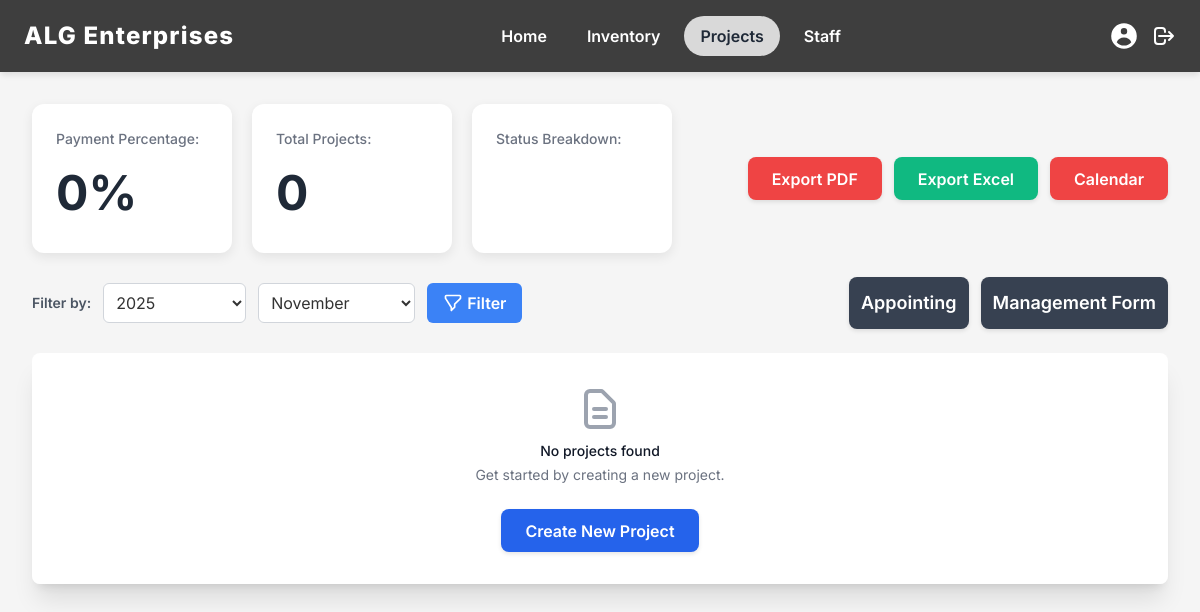
The app's page /Website/Admin/projects.php, older data.
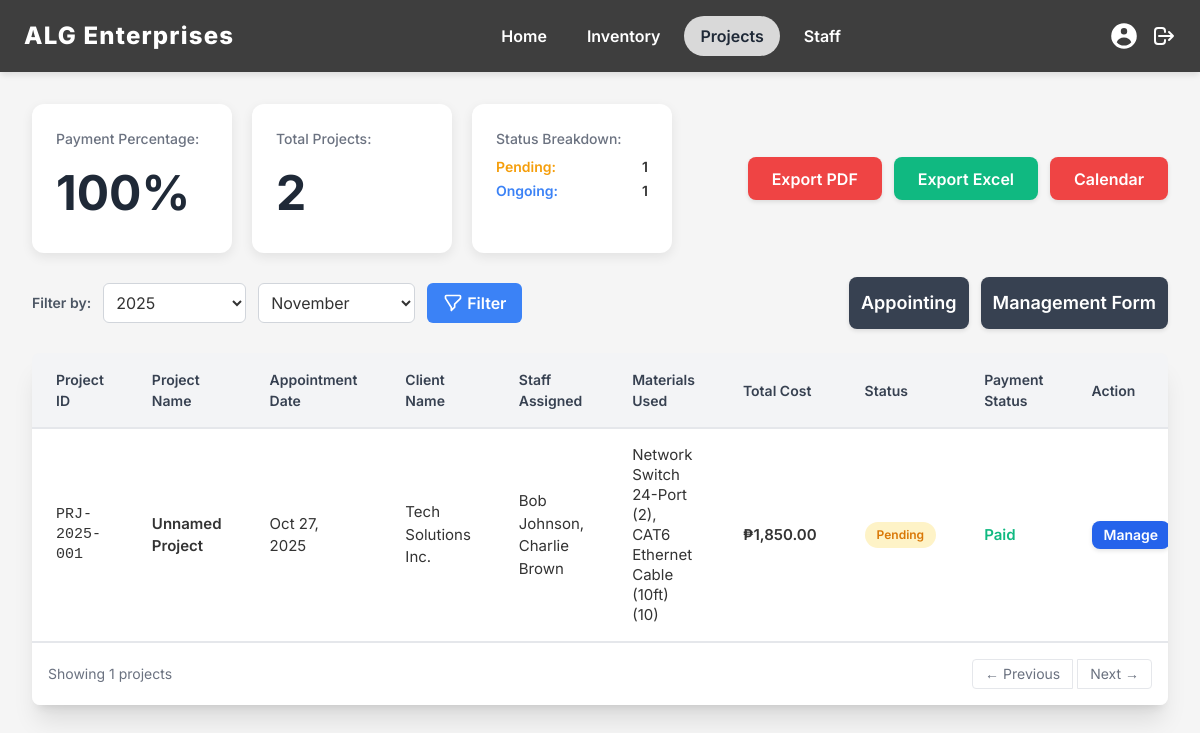
The same page, newer data.
### tables this page shows
CREATE TABLE `projects` (
  `Project_id` int(11) NOT NULL,
  `Orders_id` int(11) NOT NULL,
  `Project_Name` varchar(45) DEFAULT NULL,
  `StartDate` date DEFAULT NULL,
  `EndDate` date DEFAULT NULL,
  `Status` enum('Pending','Ongoing','Completed') DEFAULT 'Pending',
  `Notes` text DEFAULT NULL,
  `Total_Cost` decimal(10,2) NOT NULL
);

CREATE TABLE `customers` (
  `Customer_id` int(11) NOT NULL,
  `Name` varchar(50) NOT NULL,
  `Email` varchar(50) DEFAULT NULL,
  `PhoneNumber` varchar(20) DEFAULT NULL,
  `Address` varchar(50) DEFAULT NULL
);

### Website/Admin/projects.php (the view, shortened to what the rows shown need)
<?php
include "../../db.php";
$current_year = date('Y');
$current_month = date('n');
$selected_year = $_GET['filter_year'] ?? $current_year;
$selected_month = $_GET['filter_month'] ?? $current_month;
$where_clauses = ["1=1"];
if ($selected_year && is_numeric($selected_year)) {
    $where_clauses[] = "(YEAR(COALESCE(SS.ScheduleDate, O.order_date, P.StartDate)) = " . $conn->real_escape_string($selected_year) . "
                        OR YEAR(O.order_date) = " . $conn->real_escape_string($selected_year) . "
                        OR YEAR(P.StartDate) = " . $conn->real_escape_string($selected_year) . ")";
}
if ($selected_month && is_numeric($selected_month)) {
    $where_clauses[] = "(MONTH(COALESCE(SS.ScheduleDate, O.order_date, P.StartDate)) = " . $conn->real_escape_string($selected_month) . "
                        OR MONTH(O.order_date) = " . $conn->real_escape_string($selected_month) . "
                        OR MONTH(P.StartDate) = " . $conn->real_escape_string($selected_month) . ")";
}
$where_sql = "WHERE " . implode(' AND ', $where_clauses);
$sql = "
SELECT
    P.Project_id,
    P.Project_Name,
    COALESCE(SS.ScheduleDate, O.order_date, P.StartDate) AS AppointmentDate,
    C.Name AS ClientName,
    P.Status,
    P.Total_Cost,
    O.Payment_id,
    O.Orders_id,
    GROUP_CONCAT(DISTINCT S.Name SEPARATOR ', ') AS StaffAssigned
FROM
    Projects P
LEFT JOIN
    Orders O ON P.Orders_id = O.Orders_id
LEFT JOIN
    Customers C ON O.customer_id = C.customer_id
LEFT JOIN
    appointment_sched SS ON P.Project_id = SS.project_id
LEFT JOIN
    ProjectStaff PS ON P.Project_id = PS.Project_id
LEFT JOIN
    Staff S ON PS.Staff_id = S.Staff_id
$where_sql
GROUP BY
    P.Project_id, P.Project_Name, AppointmentDate, C.Name, P.Status, P.Total_Cost, O.Payment_id, O.Orders_id
ORDER BY
    COALESCE(SS.ScheduleDate, O.order_date, P.StartDate) DESC
LIMIT 50;
";
$result = $conn->query($sql);
function getMaterialsUsed($conn, $project_id) {
    $sql = "
        SELECT
            PR.Name,
            OI.quantity
        FROM
            Projects P
        JOIN
            Orders O ON P.Orders_id = O.Orders_id
        JOIN
            orderitems OI ON O.Orders_id = OI.Orders_id
        JOIN
            Product PR ON OI.product_id = PR.Product_id
        WHERE
            P.Project_id = ?
            AND OI.product_id IS NOT NULL
    ";
    $stmt = $conn->prepare($sql);
    $stmt->bind_param("i", $project_id);
    $stmt->execute();
    $res = $stmt->get_result();
    $list = [];
    while ($row = $res->fetch_assoc()) {
        $list[] = htmlspecialchars($row['Name']) . ' (' . $row['quantity'] . ')';
    }
    return empty($list) ? 'No materials' : implode(', ', $list);
}
function formatProjectId($project_id, $schedule_date) {
    $project_year = date('Y', strtotime($schedule_date ?? date('Y-m-d')));
    return "PRJ-" . $project_year . "-" . str_pad($project_id, 3, '0', STR_PAD_LEFT);
}
?>
<!DOCTYPE html>
<html>
<head>
<script src="https://cdn.tailwindcss.com"></script>
</head>
<body>
<div class="content-area">
    <div class="table-container shadow-xl rounded-lg overflow-hidden">
        <div class="overflow-x-auto">
        <?php if ($result && $result->num_rows > 0): ?>
            <table class="projects-table">
                <thead>
                    <tr>
                        <th>Project ID</th>
                        <th>Project Name</th>
                        <th>Appointment Date</th>
                        <th>Client Name</th>
                        <th>Staff Assigned</th>
                        <th>Materials Used</th>
                        <th>Total Cost</th>
                        <th>Status</th>
                        <th>Payment Status</th>
                        <th>Action</th>
                    </tr>
                </thead>
                <tbody>
                <?php while($row = $result->fetch_assoc()):
                    $project_code = formatProjectId($row['Project_id'], $row['AppointmentDate']);
                    $appt_date = $row['AppointmentDate'] ? date('M j, Y', strtotime($row['AppointmentDate'])) : 'Not Scheduled';
                    $materials = getMaterialsUsed($conn, $row['Project_id']);
                    $total_cost = "₱" . number_format($row['Total_Cost'], 2);
                    $status = $row['Status'];
                    $status_badge_class = "status-badge-" . strtolower($status);
                    $paid = ($row['Payment_id'] != NULL);
                ?>
                    <tr>
                        <td class="font-mono text-sm"><?= htmlspecialchars($project_code) ?></td>
                        <td class="font-semibold"><?= htmlspecialchars($row['Project_Name'] ?? 'Unnamed Project') ?></td>
                        <td><?= htmlspecialchars($appt_date) ?></td>
                        <td><?= htmlspecialchars($row['ClientName'] ?? 'N/A') ?></td>
                        <td><?= htmlspecialchars($row['StaffAssigned'] ?? 'Unassigned') ?></td>
                        <td class="text-sm"><?= $materials ?></td>
                        <td class="font-semibold"><?= htmlspecialchars($total_cost) ?></td>
                        <td>
                            <span class="status-badge <?= $status_badge_class ?>">
                                <?= htmlspecialchars($status) ?>
                            </span>
                        </td>
                        <td class="<?= $paid ? 'payment-paid' : 'payment-pending' ?>">
                            <?= $paid ? 'Paid' : 'Pending' ?>
                        </td>
                        <td>
                            <a href="management_form.php?id=<?= $row['Project_id'] ?>" class="action-button bg-blue-600 text-white hover:bg-blue-700 text-sm px-3 py-1">
                                Manage
                            </a>
                        </td>
                    </tr>
                <?php endwhile; ?>
                </tbody>
            </table>
        <?php endif; ?>
        </div>
    </div>
</div>
</body>
</html>

Row changes from the older to the newer data that the page shows:
added projects: project_code "PRJ-2025-001", Project_Name "Unnamed Project", appt_date "Oct 27, 2025", customers.Name "Tech Solutions Inc.", StaffAssigned "Bob Johnson, Charlie Brown", materials "Network Switch 24-Port (2), CAT6 Ethernet Cable (10ft) (10)", Total_Cost "₱1,850.00", Status "Pending"
Text that changed along with them:
$payment_percentage: "0" → "100"
$total_projects: "0" → "2"
$result->num_rows: (not shown) → "1"
new list line: "Pending : 1"
new list line: "Ongoing : 1"
text no longer shown: "No projects found Get started by creating a new project. Create New Project"
text now shown: "Project ID Project Name Appointment Date Client Name Staff Assigned Materials Used Total Cost Status Payment Status Action Showing projects ← Previous Next →"
